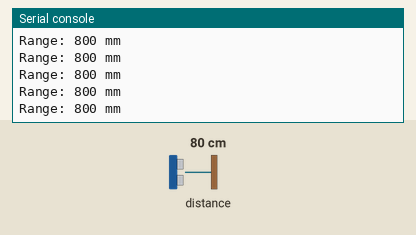
Simulated run of this program. Board: MicroPython board. On the bench: the last lines printed to the serial console. Inputs (shaded band) come from the test bench; at power-on: distance to the obstacle 80 cm. Library files of the repository ran but are not shown: vl53l1x.py.

Above: at 4.2 s.
4.3 s: distance to the obstacle set to 2 cm
At 4.34 s:
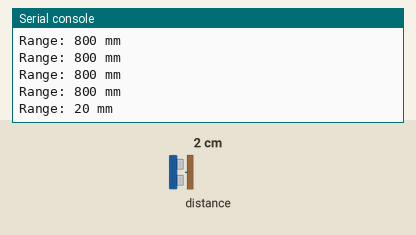
5.8 s: distance to the obstacle set to 4 cm
At 5.81 s:
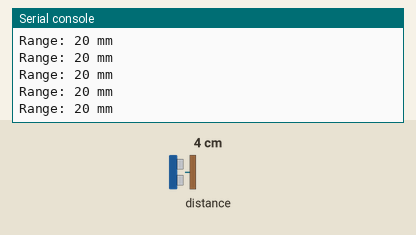
Timing chart, 0 to 8.8 s (numbered marks = the images above; inputs shaded):
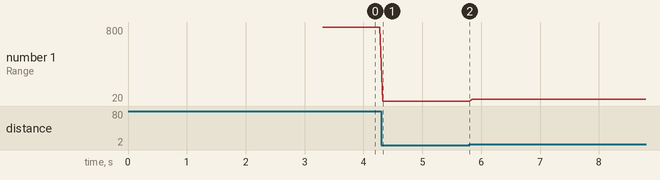

The program:

main.py
```python
# (licence header left out)
# ======================================== 导入相关模块 =========================================

import time
from machine import Pin, SoftI2C
from vl53l1x import VL53L1X

# ======================================== 全局变量 ============================================

TARGET_SENSOR_ADDRS = [0x29]
I2C_SCL_PIN = 5
I2C_SDA_PIN = 4
I2C_FREQ = 400_000

# ======================================== 功能函数 ============================================

# ======================================== 自定义类 ============================================

# ======================================== 初始化配置 ==========================================

time.sleep(3)
print("FreakStudio: Using VL53L1X ToF distance sensor ...")

# 初始化软件I2C总线
i2c_bus = SoftI2C(sda=Pin(I2C_SDA_PIN), scl=Pin(I2C_SCL_PIN), freq=I2C_FREQ)

# 扫描I2C总线设备
devices_list = i2c_bus.scan()
print("START I2C SCANNER")
if len(devices_list) == 0:
    raise RuntimeError("I2C scan found no devices")
print("I2C devices found: %d" % len(devices_list))

# 遍历扫描结果，初始化目标传感器
sensor = None
for device in devices_list:
    if device in TARGET_SENSOR_ADDRS:
        print("I2C address: %s" % hex(device))
        sensor = VL53L1X(i2c=i2c_bus, address=device)
        print("Sensor initialization successful")
        break

if sensor is None:
    raise RuntimeError("No target sensor found on I2C bus")

# ========================================  主程序  ===========================================

try:
    while True:
        distance_mm = sensor.read()
        print("Range: %d mm" % distance_mm)
        time.sleep_ms(50)

except KeyboardInterrupt:
    print("Program interrupted by user")
except OSError as e:
    print("Hardware communication error: %s" % str(e))
except Exception as e:
    print("Unknown error: %s" % str(e))
finally:
    print("Cleaning up resources...")
    sensor.deinit()
    del sensor
    print("Program exited")
```

Measured:
- after the input at 4.3 s, the serial console: prints a new line at once (image 1)
- plotted number 1: 800 → 20 after the input at 4.3 s, 20 → 40 after the input at 5.8 s
